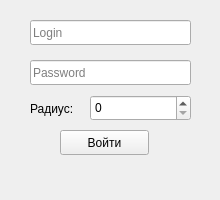
<?xml version="1.0" encoding="UTF-8"?>
<ui version="4.0">
 <class>LogScreen</class>
 <widget class="QWidget" name="LogScreen">
  <property name="geometry">
   <rect>
    <x>0</x>
    <y>0</y>
    <width>220</width>
    <height>200</height>
   </rect>
  </property>
  <property name="minimumSize">
   <size>
    <width>220</width>
    <height>200</height>
   </size>
  </property>
  <property name="maximumSize">
   <size>
    <width>220</width>
    <height>200</height>
   </size>
  </property>
  <property name="windowTitle">
   <string>Shake-It - User Login Screen</string>
  </property>
  <widget class="QLineEdit" name="lineEdit">
   <property name="geometry">
    <rect>
     <x>30</x>
     <y>20</y>
     <width>161</width>
     <height>25</height>
    </rect>
   </property>
   <property name="text">
    <string/>
   </property>
   <property name="placeholderText">
    <string>Login</string>
   </property>
  </widget>
  <widget class="QLineEdit" name="lineEdit_2">
   <property name="geometry">
    <rect>
     <x>30</x>
     <y>60</y>
     <width>161</width>
     <height>25</height>
    </rect>
   </property>
   <property name="text">
    <string/>
   </property>
   <property name="echoMode">
    <enum>QLineEdit::Normal</enum>
   </property>
   <property name="placeholderText">
    <string>Password</string>
   </property>
  </widget>
  <widget class="QSpinBox" name="spinBox">
   <property name="geometry">
    <rect>
     <x>90</x>
     <y>95</y>
     <width>101</width>
     <height>26</height>
    </rect>
   </property>
   <property name="buttonSymbols">
    <enum>QAbstractSpinBox::UpDownArrows</enum>
   </property>
   <property name="maximum">
    <number>6383505</number>
   </property>
  </widget>
  <widget class="QLabel" name="label">
   <property name="geometry">
    <rect>
     <x>30</x>
     <y>100</y>
     <width>67</width>
     <height>17</height>
    </rect>
   </property>
   <property name="text">
    <string>Радиус:</string>
   </property>
  </widget>
  <widget class="QPushButton" name="pushButton">
   <property name="geometry">
    <rect>
     <x>60</x>
     <y>130</y>
     <width>89</width>
     <height>25</height>
    </rect>
   </property>
   <property name="text">
    <string>Войти</string>
   </property>
  </widget>
  <widget class="QLabel" name="label_2">
   <property name="geometry">
    <rect>
     <x>30</x>
     <y>160</y>
     <width>161</width>
     <height>31</height>
    </rect>
   </property>
   <property name="text">
    <string/>
   </property>
  </widget>
 </widget>
 <resources/>
 <connections/>
</ui>
